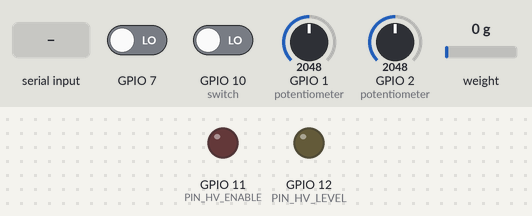
Simulated run of this program. Board: ESP32-S3. On the bench: output pins drawn as LEDs (lit = HIGH). Wiring (from diagram.json): HX711 load-cell converter: data GPIO 4; SCK GPIO 5. Inputs (shaded band) come from the test bench; at power-on: GPIO 1 (potentiometer) = 2048, GPIO 2 (potentiometer) = 2048, GPIO 7 LOW, GPIO 10 (switch) LOW, weight on the scale 0 g. Pins used as bus, display or sensor lines are not drawn; what the program prints to the serial monitor is not drawn.

Above: at 2.7 s.
2.8 s: "op 1\n" received over Serial
At 2.99 s:
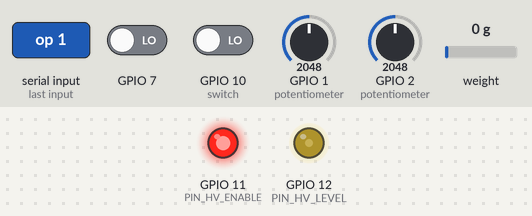
5.8 s: GPIO 1 (potentiometer) set to 544
At 7.0 s:
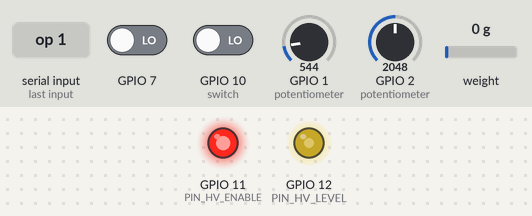
8.8 s: GPIO 1 (potentiometer) set to 471
At 9.7 s:
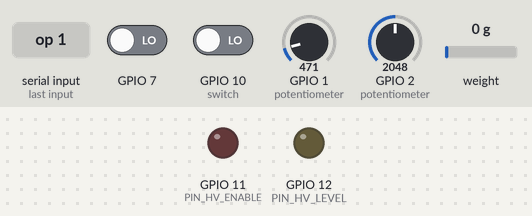
Timing chart, 0 to 11.8 s (numbered marks = the images above; inputs shaded):
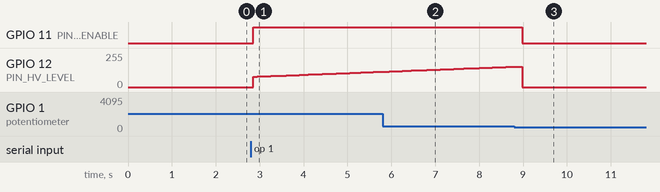

The program:

main.cpp
```cpp
// AeroIon-Edge collector node firmware.
//
// M1 (sensing): reads every installed sensor and prints contract messages on the serial port, one JSON
// line each: info at boot, status every 10 s, telemetry every second. Lines for humans start with '#'.
// M3 (safety): every 50 ms the safety core decides whether the high voltage may be on, and how high;
// its events (STATE_CHANGE, FAULT, BADGE_TAP...) go out as they happen.
// Later modules plug in here: M5 edge AI, M6 controller, M7 communication, M4 RFID.
#include <Arduino.h>
#include <ArduinoJson.h>
#include <Wire.h>

#include "aeroion_contract.h"
#include "fog_detector.h"
#include "hv_output.h"
#include "node_clock.h"
#include "node_config.h"
#include "safety_core.h"
#include "sensor_registry.h"
#include "sensors_setup.h"
#include "telemetry_json.h"
#include "watchdog.h"
#if AEROION_BENCH_CONSOLE
#include "bench_console.h"
#endif

static HvOutput hv(PIN_HV_ENABLE, PIN_HV_LEVEL);
static SensorRegistry registry;
static NodeTelemetry telemetry;  // M5 and M6 will fill their parts later
static const NodeIdentity kIdentity = {NODE_ID, NODE_FW_VERSION, NODE_POS_X_M, NODE_POS_Y_M};
static SensorState lastStates[SensorRegistry::kMaxSensors];
static uint32_t seq = 0;
static uint32_t lastTelemetryMs = 0;
static uint32_t lastStatusMs = 0;
static uint32_t lastSafetyMs = 0;
static char lineBuffer[1024];

static void printMessage(const char* kind, bool retain, JsonDocument& payload) {
  char topic[48];
  snprintf(topic, sizeof topic, AEROION_TOPIC_FMT, kIdentity.nodeId, kind);
  if (writeLine(lineBuffer, sizeof lineBuffer, topic, retain, payload.as<JsonObjectConst>()) > 0) {
    Serial.println(lineBuffer);
  } else {
    Serial.println("# ERROR: message larger than lineBuffer");
  }
}

// Events from every module go out at once, numbered with the same seq as the telemetry.
class SerialEventSink : public EventSink {
 public:
  void emit(const NodeEvent& event) override {
    JsonDocument payload;
    buildEventPayload(payload.to<JsonObject>(), kIdentity, nodeTimeMs(), ++seq, event);
    printMessage(AEROION_KIND_EVENT, false, payload);
  }
};

static SafetyConfig makeSafetyConfig() {
  SafetyConfig config;  // defaults: lib/safety/safety_config.h
  config.arcCurrentUa = SAFETY_ARC_CURRENT_UA;
  config.requireRadar = AEROION_FAKE_SENSORS || AEROION_HAS_RADAR;
  config.requireLid = AEROION_FAKE_SENSORS || AEROION_HAS_LID_SWITCH;
  config.requireCurrent = AEROION_FAKE_SENSORS || AEROION_HAS_COLLECTOR_CURRENT;
  return config;
}

static SerialEventSink events;
static const SafetyConfig kSafetyConfig = makeSafetyConfig();
static FogDetector fogDetector(kSafetyConfig, events);
static SafetyCore safety(kSafetyConfig, events);
#if AEROION_BENCH_CONSOLE
static BenchConsole console(safety);
#endif

static void sendInfo() {
  const char* names[SensorRegistry::kMaxSensors];
  int count = registry.count();
  for (int i = 0; i < count; ++i) names[i] = registry.sensorAt(i)->name();
  JsonDocument payload;
  buildInfoPayload(payload.to<JsonObject>(), kIdentity, nodeTimeMs(), names, count);
  printMessage(AEROION_KIND_INFO, true, payload);
}

static void sendStatus(uint32_t nowMs) {
  JsonDocument payload;
  buildStatusPayload(payload.to<JsonObject>(), kIdentity, nodeTimeMs(), nowMs / 1000, nodeTimeSynced());
  printMessage(AEROION_KIND_STATUS, true, payload);
}

static void sendTelemetry(uint32_t nowMs) {
  registry.fillFrame(telemetry.sensors, nowMs);
  JsonDocument payload;
  buildTelemetryPayload(payload.to<JsonObject>(), kIdentity, nodeTimeMs(), ++seq, telemetry);
  printMessage(AEROION_KIND_TELEMETRY, false, payload);
}

// The safety loop: fresh sensor values in, HV on/off and level out.
static void runSafety(uint32_t nowMs) {
  SensorFrame frame;
  registry.fillFrame(frame, nowMs);
  fogDetector.update(frame.fogIdxOpt, AEROION_FOG_SOURCE_OPTICAL, safety.prearmed(nowMs), nowMs);

  SafetyInputs in;
  in.fogPresent = fogDetector.present();
  in.radarPresence = frame.radarPresence;
  in.lidClosed = frame.lidClosed;
  in.currentUa = frame.currentUa;
  in.arcRisk = telemetry.arcRisk;  // the arc predictor (M5a) will fill it; null for now
  safety.update(in, nowMs);

  float level = safety.limitLevel(HV_DEFAULT_LEVEL, nowMs);  // M6 will choose the request; M3 bounds it
  hv.apply(safety.hvAllowed(), level);
  telemetry.state = safety.state();
  telemetry.hvOn = hv.isOn();
  telemetry.hvLevel = level;
}

// Prints every sensor's state at boot, then only the changes (e.g. "SHT45 ok -> stale").
static void reportSensorStates(uint32_t nowMs, bool all) {
  for (int i = 0; i < registry.count(); ++i) {
    SensorState state = registry.stateAt(i, nowMs);
    if (all) {
      Serial.printf("# sensor %-12s %s\n", registry.sensorAt(i)->name(), sensorStateName(state));
    } else if (state != lastStates[i]) {
      Serial.printf("# sensor %-12s %s -> %s\n", registry.sensorAt(i)->name(), sensorStateName(lastStates[i]),
                    sensorStateName(state));
    }
    lastStates[i] = state;
  }
}

void setup() {
  hv.begin();  // first of all: the HV is off before anything else runs
  Serial.begin(115200);
  delay(1500);  // time to open the serial monitor
  Serial.println("# AeroIon-Edge node " NODE_ID ", firmware " NODE_FW_VERSION ", contract " AEROION_SCHEMA_VERSION);

  Wire.begin(PIN_I2C_SDA, PIN_I2C_SCL);
  registerSensors(registry);
  uint32_t now = millis();
  registry.beginAll(now);
  if (registry.count() == 0) Serial.println("# no sensors enabled in node_config.h");
  reportSensorStates(now, true);
  if (!kSafetyConfig.requireRadar) Serial.println("# WARNING: no radar installed: the person cut-off is OFF");
  if (!kSafetyConfig.requireLid) Serial.println("# WARNING: no lid switch installed: the lid interlock is OFF");
  if (!kSafetyConfig.requireCurrent) Serial.println("# WARNING: no collector current sensor: arcs are not detected");

  sendInfo();
  sendStatus(now);
  aeroion_fault_t code;
  const char* detail;
  if (abnormalRestart(&code, &detail)) events.emit(NodeEvent::faultEvent(code, detail));
#if AEROION_BENCH_CONSOLE
  Serial.println("# bench console on: type help");
#endif

  runSafety(now);  // the safety core has inputs before the first badge can arrive
  lastTelemetryMs = now;
  lastStatusMs = now;
  lastSafetyMs = now;
  watchdogBegin(WATCHDOG_TIMEOUT_MS);
}

void loop() {
  watchdogFeed();
  uint32_t now = millis();
  registry.pollAll(now);
#if AEROION_BENCH_CONSOLE
  console.poll(now);
#endif

  if (now - lastSafetyMs >= SAFETY_PERIOD_MS) {
    lastSafetyMs = now;
    runSafety(now);
  }
  if (now - lastTelemetryMs >= TELEMETRY_PERIOD_MS) {
    lastTelemetryMs = now;
    sendTelemetry(now);
    reportSensorStates(now, false);
#if AEROION_DEBUG_RAW
    printRawReadings();
#endif
  }
  if (now - lastStatusMs >= STATUS_PERIOD_MS) {
    lastStatusMs = now;
    sendStatus(now);
  }
  delay(2);
}
```

aeroion_contract.h
```cpp
// GENERATED by contract/generate.py from contract/schemas/ - do not edit by hand.
// AeroIon-Edge message contract for the ESP32 firmware.
#pragma once

#include <stdint.h>

#define AEROION_SCHEMA_VERSION "1.3"
#define AEROION_SCHEMA_MAJOR 1
#define AEROION_SCHEMA_MINOR 3

// Topics: snprintf(buf, sizeof buf, AEROION_TOPIC_FMT, node_id, AEROION_KIND_TELEMETRY)
#define AEROION_TOPIC_FMT "aeroion/%s/%s"
#define AEROION_TOPIC_BROADCAST_CMD "aeroion/all/cmd"
#define AEROION_KIND_TELEMETRY "telemetry"
#define AEROION_KIND_EVENT "event"
#define AEROION_KIND_CMD "cmd"
#define AEROION_KIND_STATUS "status"
#define AEROION_KIND_INFO "info"
#define AEROION_KIND_WAVE "wave"

// state
typedef enum {
    AEROION_STATE_LOCKED = 0,
    AEROION_STATE_ARMED = 1,
    AEROION_STATE_HARVEST = 2,
    AEROION_STATE_BACKOFF = 3,
    AEROION_STATE_SAFE = 4,
    AEROION_STATE_MAINTENANCE = 5,
    AEROION_STATE__COUNT = 6
} aeroion_state_t;
static const char *const AEROION_STATE_NAMES[AEROION_STATE__COUNT] = {"LOCKED", "ARMED", "HARVEST", "BACKOFF", "SAFE", "MAINTENANCE"};
static inline const char *aeroion_state_name(aeroion_state_t v) {
    return ((int)v >= 0 && v < AEROION_STATE__COUNT) ? AEROION_STATE_NAMES[v] : "?";
}

// event_type
typedef enum {
    AEROION_EVENT_FOG_DETECTED = 0,
    AEROION_EVENT_FOG_CLEARED = 1,
    AEROION_EVENT_ARC_PREDICTED = 2,
    AEROION_EVENT_ARC = 3,
    AEROION_EVENT_STATE_CHANGE = 4,
    AEROION_EVENT_BADGE_TAP = 5,
    AEROION_EVENT_FAULT = 6,
    AEROION_EVENT_MAINT_ON = 7,
    AEROION_EVENT_MAINT_OFF = 8,
    AEROION_EVENT_CMD_ACK = 9,
    AEROION_EVENT__COUNT = 10
} aeroion_event_t;
static const char *const AEROION_EVENT_NAMES[AEROION_EVENT__COUNT] = {"FOG_DETECTED", "FOG_CLEARED", "ARC_PREDICTED", "ARC", "STATE_CHANGE", "BADGE_TAP", "FAULT", "MAINT_ON", "MAINT_OFF", "CMD_ACK"};
static inline const char *aeroion_event_name(aeroion_event_t v) {
    return ((int)v >= 0 && v < AEROION_EVENT__COUNT) ? AEROION_EVENT_NAMES[v] : "?";
}

// cmd_type
typedef enum {
    AEROION_CMD_SET_HINT = 0,
    AEROION_CMD_PREARM = 1,
    AEROION_CMD_LOCK = 2,
    AEROION_CMD_SYNC_ALLOWLIST = 3,
    AEROION_CMD_TARE = 4,
    AEROION_CMD__COUNT = 5
} aeroion_cmd_t;
static const char *const AEROION_CMD_NAMES[AEROION_CMD__COUNT] = {"SET_HINT", "PREARM", "LOCK", "SYNC_ALLOWLIST", "TARE"};
static inline const char *aeroion_cmd_name(aeroion_cmd_t v) {
    return ((int)v >= 0 && v < AEROION_CMD__COUNT) ? AEROION_CMD_NAMES[v] : "?";
}

// fault_code
typedef enum {
    AEROION_FAULT_SENSOR_FAIL = 0,
    AEROION_FAULT_HV_OVERCURRENT = 1,
    AEROION_FAULT_WATCHDOG = 2,
    AEROION_FAULT_LID_OPEN = 3,
    AEROION_FAULT_COMM_LOST = 4,
    AEROION_FAULT_CLOCK_UNSYNCED = 5,
    AEROION_FAULT_OTHER = 6,
    AEROION_FAULT__COUNT = 7
} aeroion_fault_t;
static const char *const AEROION_FAULT_NAMES[AEROION_FAULT__COUNT] = {"SENSOR_FAIL", "HV_OVERCURRENT", "WATCHDOG", "LID_OPEN", "COMM_LOST", "CLOCK_UNSYNCED", "OTHER"};
static inline const char *aeroion_fault_name(aeroion_fault_t v) {
    return ((int)v >= 0 && v < AEROION_FAULT__COUNT) ? AEROION_FAULT_NAMES[v] : "?";
}

// role
typedef enum {
    AEROION_ROLE_OPERATOR = 0,
    AEROION_ROLE_TECHNICIAN = 1,
    AEROION_ROLE_ADMIN = 2,
    AEROION_ROLE_HOUSEHOLD = 3,
    AEROION_ROLE_UNKNOWN = 4,
    AEROION_ROLE__COUNT = 5
} aeroion_role_t;
static const char *const AEROION_ROLE_NAMES[AEROION_ROLE__COUNT] = {"operator", "technician", "admin", "household", "unknown"};
static inline const char *aeroion_role_name(aeroion_role_t v) {
    return ((int)v >= 0 && v < AEROION_ROLE__COUNT) ? AEROION_ROLE_NAMES[v] : "?";
}

// badge_action
typedef enum {
    AEROION_BADGE_ARM = 0,
    AEROION_BADGE_DISARM = 1,
    AEROION_BADGE_MAINT_ON = 2,
    AEROION_BADGE_MAINT_OFF = 3,
    AEROION_BADGE_DISPENSE = 4,
    AEROION_BADGE_NONE = 5,
    AEROION_BADGE__COUNT = 6
} aeroion_badge_action_t;
static const char *const AEROION_BADGE_NAMES[AEROION_BADGE__COUNT] = {"arm", "disarm", "maint_on", "maint_off", "dispense", "none"};
static inline const char *aeroion_badge_action_name(aeroion_badge_action_t v) {
    return ((int)v >= 0 && v < AEROION_BADGE__COUNT) ? AEROION_BADGE_NAMES[v] : "?";
}

// badge_result
typedef enum {
    AEROION_BADGE_RESULT_GRANTED = 0,
    AEROION_BADGE_RESULT_DENIED = 1,
    AEROION_BADGE_RESULT__COUNT = 2
} aeroion_badge_result_t;
static const char *const AEROION_BADGE_RESULT_NAMES[AEROION_BADGE_RESULT__COUNT] = {"granted", "denied"};
static inline const char *aeroion_badge_result_name(aeroion_badge_result_t v) {
    return ((int)v >= 0 && v < AEROION_BADGE_RESULT__COUNT) ? AEROION_BADGE_RESULT_NAMES[v] : "?";
}

// ack_result
typedef enum {
    AEROION_ACK_ACCEPTED = 0,
    AEROION_ACK_REJECTED = 1,
    AEROION_ACK_EXPIRED = 2,
    AEROION_ACK__COUNT = 3
} aeroion_ack_t;
static const char *const AEROION_ACK_NAMES[AEROION_ACK__COUNT] = {"accepted", "rejected", "expired"};
static inline const char *aeroion_ack_name(aeroion_ack_t v) {
    return ((int)v >= 0 && v < AEROION_ACK__COUNT) ? AEROION_ACK_NAMES[v] : "?";
}

// fog_source
typedef enum {
    AEROION_FOG_SOURCE_OPTICAL = 0,
    AEROION_FOG_SOURCE_VIRTUAL = 1,
    AEROION_FOG_SOURCE__COUNT = 2
} aeroion_fog_source_t;
static const char *const AEROION_FOG_SOURCE_NAMES[AEROION_FOG_SOURCE__COUNT] = {"optical", "virtual"};
static inline const char *aeroion_fog_source_name(aeroion_fog_source_t v) {
    return ((int)v >= 0 && v < AEROION_FOG_SOURCE__COUNT) ? AEROION_FOG_SOURCE_NAMES[v] : "?";
}

// wave_trigger
typedef enum {
    AEROION_WAVE_TRIGGER_ARC = 0,
    AEROION_WAVE_TRIGGER_ARC_PREDICTED = 1,
    AEROION_WAVE_TRIGGER_MANUAL = 2,
    AEROION_WAVE_TRIGGER_NOVEL = 3,
    AEROION_WAVE_TRIGGER__COUNT = 4
} aeroion_wave_trigger_t;
static const char *const AEROION_WAVE_TRIGGER_NAMES[AEROION_WAVE_TRIGGER__COUNT] = {"ARC", "ARC_PREDICTED", "MANUAL", "NOVEL"};
static inline const char *aeroion_wave_trigger_name(aeroion_wave_trigger_t v) {
    return ((int)v >= 0 && v < AEROION_WAVE_TRIGGER__COUNT) ? AEROION_WAVE_TRIGGER_NAMES[v] : "?";
}

// FOG_ALERT: Node-to-node broadcast over ESP-NOW (demo) or LoRa (field) when a node detects fog. Packed, little-endian.
#define AEROION_FOG_ALERT_MAGIC 0xAE
#define AEROION_FOG_ALERT_VERSION 1
#define AEROION_FOG_ALERT_TYPE 1
#define AEROION_FOG_ALERT_FLAG_TIME_SYNCED 0x01
#define AEROION_FOG_ALERT_FLAG_VIRTUAL_SOURCE 0x02
typedef struct __attribute__((packed)) {
    uint8_t  magic;  // Always 0xAE (174). Lets receivers ignore foreign packets.
    uint8_t  version;  // Binary format version, currently 1.
    uint8_t  type;  // Message type, 1 = FOG_ALERT.
    uint8_t  node_num;  // Sender number: node n07 sends 7.
    uint64_t ts_ms;  // Detection time, Unix ms UTC.
    uint16_t seq;  // Sender's alert counter, wraps at 65535.
    uint8_t  fog_q;  // Fog index × 255, rounded.
    uint8_t  flags;  // bit 0 = clock synced, bit 1 = detected by the virtual sensor, other bits 0.
} aeroion_fog_alert_t;
#ifdef __cplusplus
static_assert(sizeof(aeroion_fog_alert_t) == 16, "FOG_ALERT must be 16 bytes");
#else
_Static_assert(sizeof(aeroion_fog_alert_t) == 16, "FOG_ALERT must be 16 bytes");
#endif
// ESP32 is little-endian, so the struct can be sent as-is with esp_now_send().
```

bench_console.cpp
```cpp
#include "bench_console.h"

#include <Arduino.h>
#include <ctype.h>
#include <stdlib.h>
#include <string.h>

namespace {

const char* kTestOperatorUid = "0A0B0C0D";
const char* kTestTechnicianUid = "0E0E0E0E";

const char* kHelp =
    "# commands:\n"
    "#   op                   tap the test operator badge (arm / disarm / reset)\n"
    "#   tech                 tap the test technician badge (lock-out / release)\n"
    "#   badge <UID> <role>   tap any badge; role: operator technician admin household unknown\n"
    "#   lock [reason]        station LOCK command\n"
    "#   prearm <eta_s>       station PREARM command\n"
    "#   state                show the state and what blocks arming";

bool roleFromName(const char* name, aeroion_role_t* role) {
  for (int i = 0; i < AEROION_ROLE__COUNT; ++i) {
    if (strcmp(name, AEROION_ROLE_NAMES[i]) == 0) {
      *role = static_cast<aeroion_role_t>(i);
      return true;
    }
  }
  return false;
}

}  // namespace

BenchConsole::BenchConsole(SafetyCore& safety) : safety_(safety), length_(0) { line_[0] = '\0'; }

void BenchConsole::poll(uint32_t nowMs) {
  while (Serial.available() > 0) {
    char c = static_cast<char>(Serial.read());
    if (c == '\n' || c == '\r') {
      if (length_ > 0) {
        line_[length_] = '\0';
        run(line_, nowMs);
        length_ = 0;
      }
    } else if (length_ < sizeof line_ - 1) {
      line_[length_++] = c;
    }
  }
}

void BenchConsole::run(char* line, uint32_t nowMs) {
  if (line[0] == '{') return;  // JSON lines from tools/serial_bridge.py (time, station commands): not typed commands
  char* command = strtok(line, " ");
  char* arg1 = strtok(nullptr, " ");
  char* rest = strtok(nullptr, "");  // everything after the first argument
  while (rest != nullptr && *rest == ' ') rest++;
  if (command == nullptr) return;

  if (strcmp(command, "op") == 0) {
    tap(kTestOperatorUid, AEROION_ROLE_OPERATOR);
  } else if (strcmp(command, "tech") == 0) {
    tap(kTestTechnicianUid, AEROION_ROLE_TECHNICIAN);
  } else if (strcmp(command, "badge") == 0) {
    aeroion_role_t role;
    if (arg1 == nullptr || rest == nullptr) {
      Serial.println("# usage: badge <UID> <role>");
      return;
    }
    for (char* p = arg1; *p; ++p) *p = static_cast<char>(toupper(*p));
    if (!isContractUid(arg1)) {
      Serial.println("# UID must be 8 to 20 hex characters, e.g. 04A1B2C3");
    } else if (!roleFromName(rest, &role)) {
      Serial.println("# role must be operator, technician, admin, household or unknown");
    } else {
      tap(arg1, role);
    }
  } else if (strcmp(command, "lock") == 0) {
    char reason[48] = "bench console";
    if (arg1 != nullptr) snprintf(reason, sizeof reason, "%s%s%s", arg1, rest ? " " : "", rest ? rest : "");
    SafetyReply r = safety_.lock(reason);
    Serial.printf("# LOCK %s%s\n", r.accepted ? "accepted" : "rejected: ", r.reason);
  } else if (strcmp(command, "prearm") == 0) {
    float etaS = arg1 ? static_cast<float>(atof(arg1)) : 0.0f;
    SafetyReply r = safety_.prearm(etaS, nowMs);
    Serial.printf("# PREARM %s%s\n", r.accepted ? "accepted" : "rejected: ", r.reason);
  } else if (strcmp(command, "state") == 0) {
    printState();
  } else {
    Serial.println(kHelp);
  }
}

void BenchConsole::tap(const char* uid, aeroion_role_t role) {
  aeroion_badge_result_t result = safety_.badge(uid, role);
  Serial.printf("# badge %s (%s): %s\n", uid, aeroion_role_name(role), aeroion_badge_result_name(result));
  printState();
}

void BenchConsole::printState() {
  const char* fault = safety_.blockingFault();
  Serial.printf("# state %s (%s)%s%s\n", aeroion_state_name(safety_.state()), safety_.lastReason(),
                fault ? ", cannot arm: " : "", fault ? fault : "");
}
```

node_clock.cpp
```cpp
#include "node_clock.h"

#include <esp_timer.h>

#ifndef AEROION_BUILD_EPOCH_S
#define AEROION_BUILD_EPOCH_S 1767225600ULL  // 2026-01-01, used only if the build did not set it
#endif

uint64_t nodeTimeMs() {
  // esp_timer_get_time() counts microseconds since boot in 64 bits, so it never wraps (millis() does).
  return static_cast<uint64_t>(AEROION_BUILD_EPOCH_S) * 1000ULL +
         static_cast<uint64_t>(esp_timer_get_time()) / 1000ULL;
}

bool nodeTimeSynced() { return false; }
```

Source omitted: bench_console.h (725 bytes), hv_output.cpp (1527 bytes), hv_output.h (904 bytes), node_clock.h (335 bytes), ollector_current_sensor.cpp (1252 bytes), collector_current_sensor.h (1321 bytes), fake_sensor.cpp (1475 bytes), fake_sensor.h (826 bytes), fog_knob_sensor.cpp (388 bytes), fog_knob_sensor.h (683 bytes), hx711_sensor.cpp (2579 bytes), hx711_sensor.h (1337 bytes) and 15 more

Measured:
- the behaviour switches between 492 and 491 on GPIO 1 (potentiometer) (found by bisection; images 2 and 3)
- after the input at 2.8 s, GPIO 11 (PIN_HV_ENABLE): LOW → HIGH after 0.06 s; GPIO 12 (PIN_HV_LEVEL): moves from 0/255 to 115/255 over 2.9 s, starting after 0.06 s
- after the input at 8.8 s, GPIO 11 (PIN_HV_ENABLE): HIGH → LOW after 0.19 s; GPIO 12 (PIN_HV_LEVEL): 153/255 → 0/255 after 0.19 s
